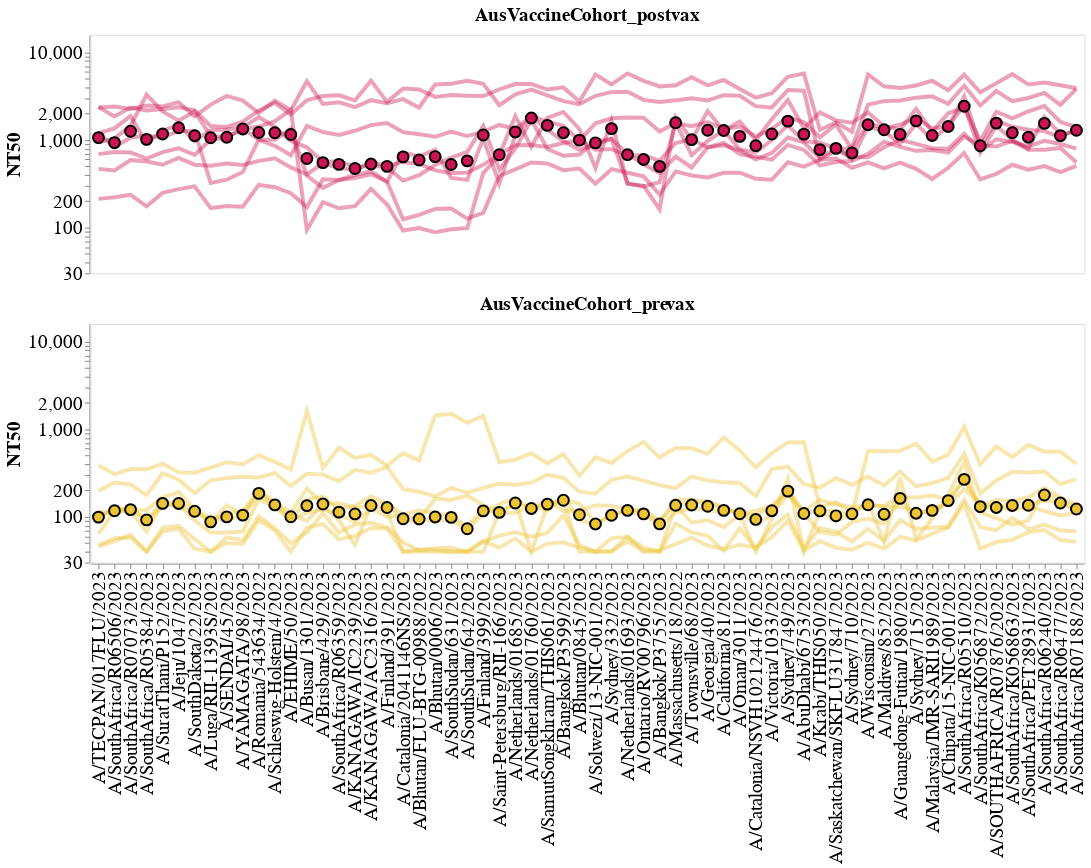

Notebook cell for this chart:
### Markdown cell above
## Australian vaccine cohort (received MA-22 vaccine)

### Code cell
# Make plot with median and IQR for vaccine groups on same axis

# Configure
color_palette = [
    '#345995', #blue
    '#03cea4', #teal
    '#ca1551', #red
    '#eac435', #yellow
               ]

color_scheme = alt.Color('group_detail', 
                         title = 'Cohort', 
                         sort=group_sort_list,
                         legend=None
                        ).scale(range=color_palette[2:])
titer_range = [30, 16000]
titleFontSize=19
labelFontSize=19
lineOpacity = 0.4
lineSize = 4
width = 1000
height = 240

# Get data
cohorts_to_plot = ['AusVaccineCohort']
data = all_titers[all_titers['group'].isin(cohorts_to_plot)]
data = (data[~data['virus'].isin(vaccine_strains_no_Massachusetts)]
        # .replace({'group_detail': group_fine_dict})
       
       )



line = (alt.Chart(data, width = width,height=height)
        .mark_line(size = lineSize, point = False, opacity = lineOpacity)
        .encode(
            alt.X('virus', 
                      axis = alt.Axis(grid=False, titleFontSize=titleFontSize, labelFontSize=labelFontSize,
                                      title = None,labelLimit = 1000, labelAlign = 'right',
                                      # labelColor = all_vacc_label_colors,labelFontWeight = all_vacc_label_weights,
                                     ),             
                      sort = virus_order
                     ),
            alt.Y('titer', 
                      scale =alt.Scale(type='log',domain=titer_range, nice=False), 
                      axis=alt.Axis(grid=False, titleFontSize=titleFontSize, labelFontSize=labelFontSize, title="NT50")
                 ),
            detail = 'serum',
            color = color_scheme,
            tooltip = ['serum']
        ).interactive()
       )

points = (alt.Chart(data, width=width)
          .mark_point(size = 120,
                      stroke = 'black',
                      strokeWidth = 2,
                      filled=True)
          .encode(
              alt.X('virus', sort = virus_order),
              alt.Y('median(titer)'),
              color = color_scheme
          )
         )
    
layered = (alt.layer(line, points)
           .facet(
               row = alt.Row('group_detail:N', sort = group_sort_list, 
                             title = None,
                             # header=None
                            ),
               config = alt.Config(
                        legend = alt.LegendConfig(titleFontSize=titleFontSize, labelFontSize = labelFontSize,
                            strokeColor='gray',padding=10,cornerRadius=10,
                            labelLimit = 1000 # Let legend labels be as long as they want
                        )
                       )
           ).configure_header(labelFontSize=labelFontSize,
                              labelFontWeight='bold',
                             labelOrient = 'top')
)

layered

### Figure 1 — Vega-Lite specification as saved in the notebook (floating-point values rounded to 4 significant figures; data arrays with more than 128 entries replaced by an {"elided": "..."} marker saying what was removed)
{"config": {"view": {"continuousWidth": 300, "continuousHeight": 300}, "header": {"labelFontSize": 19, "labelFontWeight": "bold", "labelOrient": "top"}, "legend": {"cornerRadius": 10, "labelFontSize": 19, "labelLimit": 1000, "padding": 10, "strokeColor": "gray", "titleFontSize": 19}}, "data": {"name": "data-cd4b1ba3139c49259dfb50f15ba50c74"}, "facet": {"row": {"field": "group_detail", "sort": ["SCH", "PennVaccineCohort_d0", "PennVaccineCohort_d28", "MA22VaccineCohort_prevax", "MA22VaccineCohort_postvax"], "title": null, "type": "nominal"}}, "spec": {"layer": [{"mark": {"type": "line", "opacity": 0.4, "point": false, "size": 4}, "encoding": {"color": {"field": "group_detail", "legend": null, "scale": {"range": ["#ca1551", "#eac435"]}, "sort": ["SCH", "PennVaccineCohort_d0", "PennVaccineCohort_d28", "MA22VaccineCohort_prevax", "MA22VaccineCohort_postvax"], "title": "Cohort", "type": "nominal"}, "detail": {"field": "serum", "type": "nominal"}, "tooltip": [{"field": "serum", "type": "nominal"}], "x": {"axis": {"grid": false, "labelAlign": "right", "labelFontSize": 19, "labelLimit": 1000, "title": null, "titleFontSize": 19}, "field": "virus", "sort": ["A/Texas/50/2012X-223A", "A/Texas/50/2012", "A/Switzerland/9715293/2013", "A/Switzerland/9715293/2013NIB-88", "A/Kansas/14/2017", "A/HongKong/4801/2014egg", "A/HongKong/4801/2014", "A/Singapore/INFIMH-16-0019/2016X-307A", "A/Singapore/INFIMH-16-0019/2016", "A/HongKong/2671/2019", "A/HongKong/45/2019", "A/Cambodia/e0826360/2020", "A/Cambodia/e0826360/2020egg", "A/TECPAN/017FLU/2023", "A/SouthAfrica/R06506/2023", "A/SouthAfrica/R07073/2023", "A/SouthAfrica/R05384/2023", "A/SuratThani/P152/2023", "A/Jeju/1047/2023", "A/SouthDakota/22/2023", "A/Luga/RII-11393S/2023", "A/SENDAI/45/2023", "A/YAMAGATA/98/2023", "A/Romania/543634/2022", "A/Schleswig-Holstein/4/2023", "A/EHIME/50/2023", "A/Darwin/9/2021", "A/Darwin/6/2021", "A/Busan/1301/2023", "A/Brisbane/429/2023", "A/SouthAfrica/R06359/2023", "A/KANAGAWA/IC2239/2023", "A/KANAGAWA/AC2316/2023", "A/Finland/391/2023", "A/Catalonia/2041146NS/2023", "A/Bhutan/FLU-BTG-00988/2022", "A/Bhutan/0006/2023", "A/SouthSudan/631/2023", "A/SouthSudan/642/2023", "A/Finland/399/2023", "A/Saint-Petersburg/RII-166/2023", "A/Thailand/8/2022", "A/Netherlands/01685/2023", "A/Netherlands/01760/2023", "A/SamutSongkhram/THIS061/2023", "A/Bangkok/P3599/2023", "A/Bhutan/0845/2023", "A/Solwezi/13-NIC-001/2023", "A/Sydney/332/2023", "A/Netherlands/01693/2023", "A/Ontario/RV00796/2023", "A/Bangkok/P3755/2023", "A/Massachusetts/18/2022", "A/Townsville/68/2023", "A/Georgia/40/2023", "A/California/81/2023", "A/Oman/3011/2023", "A/Catalonia/NSVH102124476/2023", "A/Victoria/1033/2023", "A/Sydney/749/2023", "A/AbuDhabi/6753/2023", "A/Krabi/THIS050/2023", "A/Saskatchewan/SKFLU317847/2023", "A/Sydney/710/2023", "A/Wisconsin/27/2023", "A/Maldives/852/2023", "A/Guangdong-Futian/1980/2023", "A/Sydney/715/2023", "A/Malaysia/IMR-SARI1989/2023", "A/Chipata/15-NIC-001/2023", "A/SouthAfrica/R05510/2023", "A/SouthAfrica/K056872/2023", "A/SOUTHAFRICA/R07876/202023", "A/SouthAfrica/K056863/2023", "A/SouthAfrica/PET28931/2023", "A/SouthAfrica/R06240/2023", "A/SouthAfrica/R06477/2023", "A/SouthAfrica/R07188/2023"], "type": "nominal"}, "y": {"axis": {"grid": false, "labelFontSize": 19, "title": "NT50", "titleFontSize": 19}, "field": "titer", "scale": {"domain": [30, 16000], "nice": false, "type": "log"}, "type": "quantitative"}}, "name": "view_1"}, {"mark": {"type": "point", "filled": true, "size": 120, "stroke": "black", "strokeWidth": 2}, "encoding": {"color": {"field": "group_detail", "legend": null, "scale": {"range": ["#ca1551", "#eac435"]}, "sort": ["SCH", "PennVaccineCohort_d0", "PennVaccineCohort_d28", "MA22VaccineCohort_prevax", "MA22VaccineCohort_postvax"], "title": "Cohort", "type": "nominal"}, "x": {"field": "virus", "sort": ["A/Texas/50/2012X-223A", "A/Texas/50/2012", "A/Switzerland/9715293/2013", "A/Switzerland/9715293/2013NIB-88", "A/Kansas/14/2017", "A/HongKong/4801/2014egg", "A/HongKong/4801/2014", "A/Singapore/INFIMH-16-0019/2016X-307A", "A/Singapore/INFIMH-16-0019/2016", "A/HongKong/2671/2019", "A/HongKong/45/2019", "A/Cambodia/e0826360/2020", "A/Cambodia/e0826360/2020egg", "A/TECPAN/017FLU/2023", "A/SouthAfrica/R06506/2023", "A/SouthAfrica/R07073/2023", "A/SouthAfrica/R05384/2023", "A/SuratThani/P152/2023", "A/Jeju/1047/2023", "A/SouthDakota/22/2023", "A/Luga/RII-11393S/2023", "A/SENDAI/45/2023", "A/YAMAGATA/98/2023", "A/Romania/543634/2022", "A/Schleswig-Holstein/4/2023", "A/EHIME/50/2023", "A/Darwin/9/2021", "A/Darwin/6/2021", "A/Busan/1301/2023", "A/Brisbane/429/2023", "A/SouthAfrica/R06359/2023", "A/KANAGAWA/IC2239/2023", "A/KANAGAWA/AC2316/2023", "A/Finland/391/2023", "A/Catalonia/2041146NS/2023", "A/Bhutan/FLU-BTG-00988/2022", "A/Bhutan/0006/2023", "A/SouthSudan/631/2023", "A/SouthSudan/642/2023", "A/Finland/399/2023", "A/Saint-Petersburg/RII-166/2023", "A/Thailand/8/2022", "A/Netherlands/01685/2023", "A/Netherlands/01760/2023", "A/SamutSongkhram/THIS061/2023", "A/Bangkok/P3599/2023", "A/Bhutan/0845/2023", "A/Solwezi/13-NIC-001/2023", "A/Sydney/332/2023", "A/Netherlands/01693/2023", "A/Ontario/RV00796/2023", "A/Bangkok/P3755/2023", "A/Massachusetts/18/2022", "A/Townsville/68/2023", "A/Georgia/40/2023", "A/California/81/2023", "A/Oman/3011/2023", "A/Catalonia/NSVH102124476/2023", "A/Victoria/1033/2023", "A/Sydney/749/2023", "A/AbuDhabi/6753/2023", "A/Krabi/THIS050/2023", "A/Saskatchewan/SKFLU317847/2023", "A/Sydney/710/2023", "A/Wisconsin/27/2023", "A/Maldives/852/2023", "A/Guangdong-Futian/1980/2023", "A/Sydney/715/2023", "A/Malaysia/IMR-SARI1989/2023", "A/Chipata/15-NIC-001/2023", "A/SouthAfrica/R05510/2023", "A/SouthAfrica/K056872/2023", "A/SOUTHAFRICA/R07876/202023", "A/SouthAfrica/K056863/2023", "A/SouthAfrica/PET28931/2023", "A/SouthAfrica/R06240/2023", "A/SouthAfrica/R06477/2023", "A/SouthAfrica/R07188/2023"], "type": "nominal"}, "y": {"aggregate": "median", "field": "titer", "type": "quantitative"}}}], "height": 240, "width": 1000}, "params": [{"name": "param_1", "select": {"type": "interval", "encodings": ["x", "y"]}, "bind": "scales", "views": ["view_1"]}], "$schema": "https://vega.github.io/schema/vega-lite/v5.16.3.json", "datasets": {"data-cd4b1ba3139c49259dfb50f15ba50c74": {"elided": "992 records"}}}
